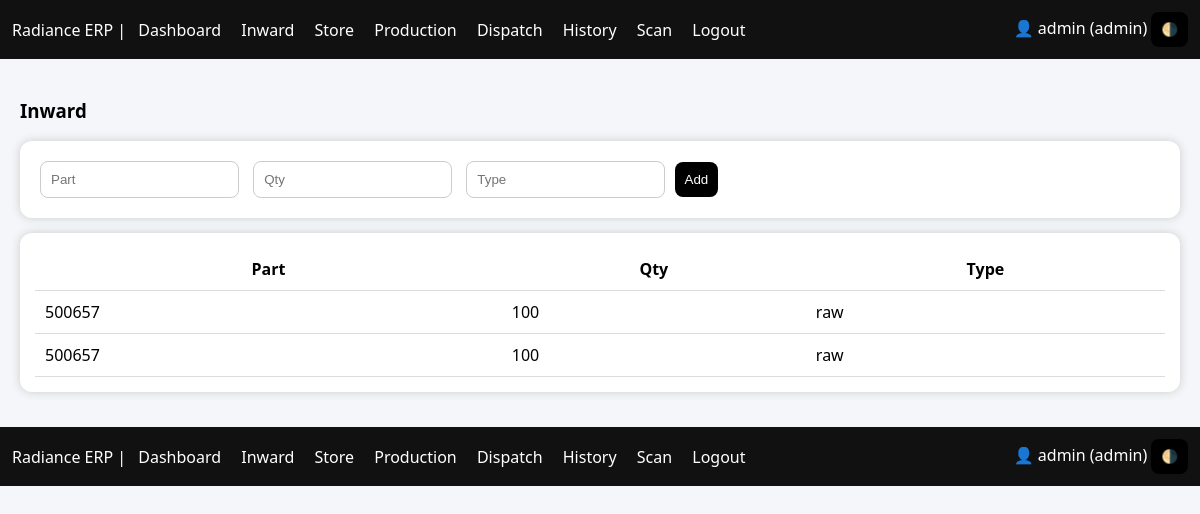
The app's page /inward (signed in), older data.
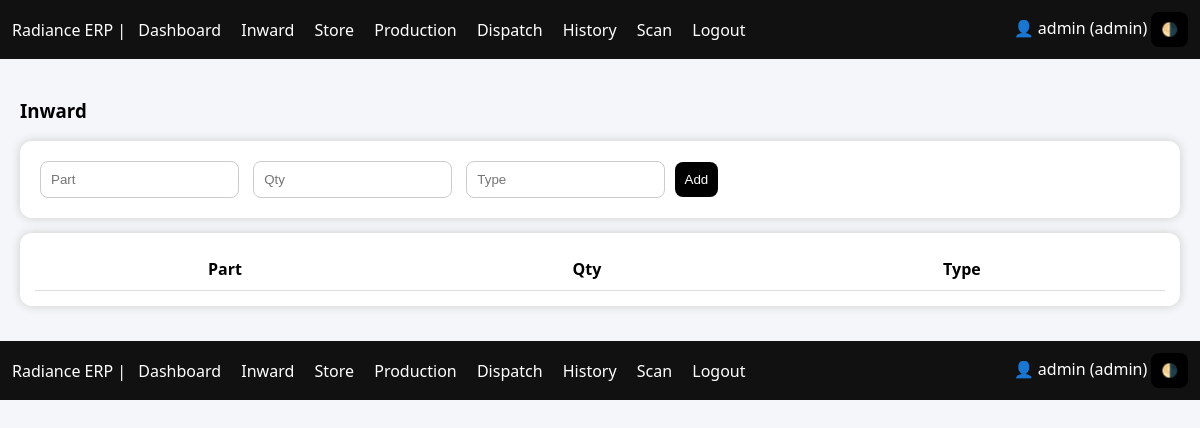
The same page, newer data.
### tables this page shows
CREATE TABLE inward(
    id INTEGER PRIMARY KEY, part TEXT, qty INTEGER, type TEXT);

### app.py (the view, shortened to what this page needs)
@app.route('/inward', methods=['GET','POST'])
def inward():
    if session.get('role') not in ['admin','inward']:
        return "Access Denied"
    part = request.args.get('part','')
    conn = get_db()
    cur = conn.cursor()
    cur.execute("SELECT * FROM inward")
    data = cur.fetchall()
    conn.close()
    return render_template("inward.html", data=data, part=part)

### app.py (called while the page is built)
def get_db():
    conn = sqlite3.connect("erp.db", check_same_thread=False)
    conn.row_factory = sqlite3.Row
    return conn

### templates/inward.html
{% extends 'base.html' %}
{% block content %}
<h3>Inward</h3>
<div class="card">
<form method="post">
<input name="part" placeholder="Part" value="{{ part }}">
<input name="qty" placeholder="Qty">
<input name="type" placeholder="Type">
<button>Add</button>
</form>
</div>
<div class="card">
<table>
<tr><th>Part</th><th>Qty</th><th>Type</th></tr>
{% for i in data %}
<tr>
<td>{{ i['part'] }}</td>
<td>{{ i['qty'] }}</td>
<td>{{ i['type'] }}</td>
</tr>
{% endfor %}
</table>
</div>
{% endblock %}

### templates/base.html (shortened to what this page needs)
<!DOCTYPE html>
<html>
<head>
</head>
<body class="light">
<div class="nav">
<div>
Radiance ERP |
<a href="/dashboard">Dashboard</a>
<a href="/inward">Inward</a>
<a href="/store">Store</a>
<a href="/production">Production</a>
<a href="/dispatch">Dispatch</a>
<a href="/history">History</a>
<a href="/scan">Scan</a>
<a href="/logout">Logout</a>
</div>
<div>
{% if session.get('user') %}
👤 {{ session.get('user') }} ({{ session.get('role') }})
{% endif %}
<button onclick="toggleTheme()">🌗</button>
</div>
</div>
<div class="container">
{% block content %}{% endblock %}
</div>
</body>
</html><!DOCTYPE html>
<html>
<head>
</head>
<body class="light">
<div class="nav">
<div>
Radiance ERP |
<a href="/dashboard">Dashboard</a>
<a href="/inward">Inward</a>
<a href="/store">Store</a>
<a href="/production">Production</a>
<a href="/dispatch">Dispatch</a>
<a href="/history">History</a>
<a href="/scan">Scan</a>
<a href="/logout">Logout</a>
</div>
<div>
👤 {{ session['user'] }} ({{ session['role'] }})
<button onclick="toggleTheme()">🌗</button>
</div>
</div>
<div class="container">
</div>
</body>
</html>

### templates/base.html (style rules this page uses)
body { margin: 0; font-family: 'Segoe UI', sans-serif; transition: 0.3s; }
body.light { background: #f4f6f9; color: #000; }
.nav { background: #111; color: white; padding: 12px; display:flex; justify-content:space-between; align-items:center; }
.nav a { color: white; margin: 8px; text-decoration: none; }
.container { padding: 20px; }
.card { padding: 15px; border-radius: 12px; margin-bottom: 15px; }
body.light .card { background:white; box-shadow:0 0 10px #ccc; }
button { padding:10px; border:none; border-radius:8px; background:black; color:white; cursor:pointer; }
input { padding:10px; margin:5px; border-radius:8px; border:1px solid #ccc; }
table { width:100%; border-collapse:collapse; }
th, td { padding:10px; border-bottom:1px solid #ddd; }

Row changes from the older to the newer data that the page shows:
removed inward: part "500657", qty "100", type "raw"
removed inward: part "500657", qty "100", type "raw"
